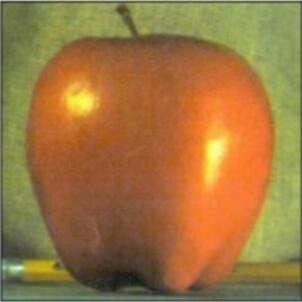
#> input picture apple.jpg, 302 x 302 px, given in place of the camera
$ python 4_filter.py   (older library calls are emulated)
#> lines starting #> are read from the running program, lines starting #| are printed output that depends on the picture
#图像滤波和边缘检测
import cv2
import numpy as np
from matplotlib import pyplot as plt
video=cv2.VideoCapture(0)
video.set(cv2.CAP_PROP_FRAME_WIDTH, 1280)
video.set(cv2.CAP_PROP_FRAME_HEIGHT, 720)

def guideFilter(I, p, winsize:tuple, eps=0.01):
    '''引导滤波器
    I:引导图像
    p:输入图像
    winsize:窗口大小
    eps:正则化参数
    '''
    I = I.astype(np.float32)
    p = p.astype(np.float32)
    I=I/255.
    p=p/255.
    # 均值平滑
    mean_I=cv2.blur(I, winsize)
    mean_p= cv2.blur(p, winsize)
    # I*I和I*p的均值平滑
    mean_II =cv2.blur(I*I, winsize)
    mean_Ip = cv2.blur(I*p, winsize)
    #方差
    var_I=mean_II-mean_I*mean_I#方差公式
    cov_Ip =mean_Ip-mean_I*mean_p#协方差

    a=cov_Ip /(var_I + eps)
    b = mean_p-a *mean_I
    #对a、b进行均值平滑
    mean_a=cv2.blur(a,winsize)
    mean_b=cv2.blur(b,winsize)
    q =mean_a*I+ mean_b
    q*= 255.
    q=np.clip(q,0,255)
    return q.astype(np.uint8)

while video.isOpened():
    flag,frame=video.read()
#> frame is the input picture: shape (302, 302, 3); mean B, G, R 64.5, 117.8, 157.3
    if flag:
        frame=cv2.resize(frame,(frame.shape[1]//2,frame.shape[0]//2))
#> frame: shape (151, 151, 3)
        kernel = np.full((5,5),1,np.float32)/25
        frame1=cv2.filter2D(frame,-1,kernel)
        frame2=cv2.boxFilter(frame,-1,(5,5))
        frame3=cv2.blur(frame,(5,5))
        frame4=cv2.GaussianBlur(frame,(5,5),0)
        frame5=cv2.medianBlur(frame,5)
        frame6=cv2.bilateralFilter(frame,5,75,75)
        frame71=cv2.Sobel(frame,cv2.CV_16S,1,0)
        frame72=cv2.Sobel(frame,cv2.CV_16S,0,1)
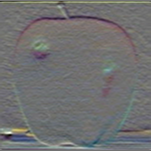
#> frame72: shape (151, 151, 3) int16; mean B, G, R 0.1, -0.9, -1.3; drawn with min black and max white
        frame7=cv2.add(cv2.convertScaleAbs(frame71),cv2.convertScaleAbs(frame72))
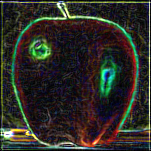
#> frame7: shape (151, 151, 3); mean B, G, R 39.2, 45, 45.9
        frame81=cv2.Scharr(frame,cv2.CV_16S,1,0)
        frame82=cv2.Scharr(frame,cv2.CV_16S,0,1)
        frame8=cv2.add(cv2.convertScaleAbs(frame81),cv2.convertScaleAbs(frame82))
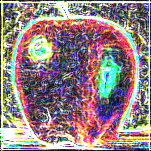
#> frame8: shape (151, 151, 3); mean B, G, R 133.8, 130.9, 148.6
        frame9=cv2.Laplacian(frame,cv2.CV_16S,ksize=5)
        frame9=cv2.convertScaleAbs(frame9)
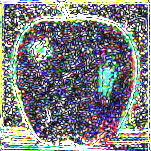
#> frame9: shape (151, 151, 3); mean B, G, R 133.1, 129.2, 127.3
        frame10=cv2.Canny(cv2.cvtColor(frame,cv2.COLOR_BGR2GRAY),30,50)
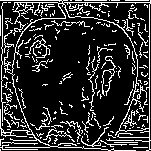
#> frame10: shape (151, 151); 18.3% white in thin lines or dots
        frame11=guideFilter(frame,frame,(5,5),0.01)
#> in guideFilter, `mean_II =cv2.blur(I*I, winsize)`:
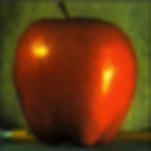
#> mean_II: shape (151, 151, 3) float32; mean of channels 0, 1, 2 0.0705, 0.231, 0.414; drawn as B, G, R
#> in guideFilter, `mean_a=cv2.blur(a,winsize)`:
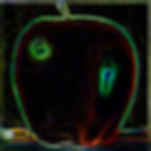
#> mean_a: shape (151, 151, 3) float32; mean of channels 0, 1, 2 0.0611, 0.0891, 0.0825; drawn as B, G, R
        cv2.imshow('original',frame)
        cv2.imshow('filter2D',frame1)
        cv2.imshow('boxFilter',frame2)
        cv2.imshow('blur',frame3)
        cv2.imshow('GaussianBlur',frame4)
        cv2.imshow('medianBlur',frame5)
        cv2.imshow('bilateralFilter',frame6)
        cv2.imshow('sober',frame7)
        cv2.imshow('scharr',frame8)
        cv2.imshow('laplacian',frame9)
        cv2.imshow('canny',frame10)
        cv2.imshow('guideFilter',frame11)
    if cv2.waitKey(1)==27:
#> (key Esc is pressed here)
        break
    e2 = cv2.getTickCount()
cv2.destroyAllWindows()

$ run again, on orange.jpg
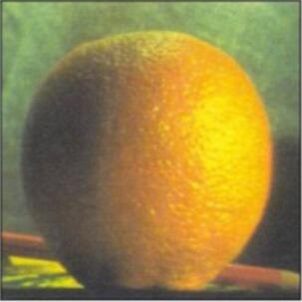
#> input picture orange.jpg, 302 x 302 px, given in place of the camera
#> frame is the input picture: shape (302, 302, 3); mean B, G, R 69.3, 130.6, 148.8
#> frame: shape (151, 151, 3)
#> `frame10=cv2.Canny(cv2.cvtColor(frame,cv2.COLOR_BGR2GRAY),30,50)`:
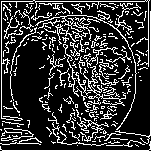
#> frame10: shape (151, 151); 21.4% white in thin lines or dots
#> in guideFilter, `mean_b=cv2.blur(b,winsize)`:
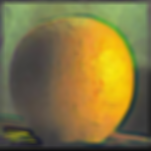
#> mean_b: shape (151, 151, 3) float32; mean of channels 0, 1, 2 0.25, 0.459, 0.516; drawn as B, G, R
